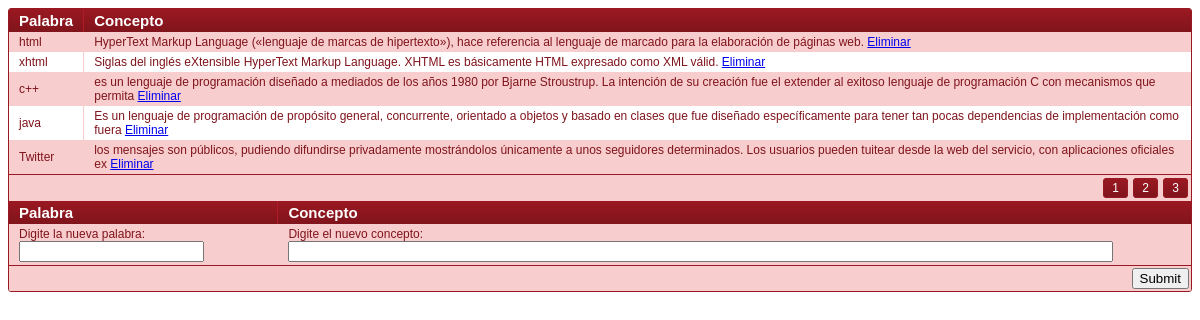
The app's page /index.php?NumPagina=2 with its own data.
### tables this page shows
CREATE TABLE IF NOT EXISTS `datos` (
  `nombre` varchar(20) NOT NULL,
  `concepto` varchar(200) NOT NULL
);

### tablas.php (the view)
<?php
	if(!$Con):
	else:
		if(!isset($_GET["NumPagina"])):
			$NumPagina=1;
			Llenar($Con,$NumPagina);
		else:
			$NumPagina=$_GET["NumPagina"];
			$NumPagina=(int)$NumPagina;
			Llenar($Con,$NumPagina);
		endif;
	endif;
function Llenar($Con, $NumPagina)
{
	$c=1;
	$NumeroPagina=($NumPagina-1)*5;
	$Consulta="SELECT * FROM DATOS LIMIT $NumeroPagina,5";
	$result=$Con->query($Consulta);
	while($row=mysqli_fetch_array($result)):
		if($c%2==0):
			?>
			<tr>
				<td><?php echo "$row[0]"; ?> </td>
				<td><?php echo "$row[1]"; ?> <a href="#"  onclick="Eliminar('<?php echo "$row[0]"; ?>');"> Eliminar</a></td>
			</tr>
			<?php
		else:
			?>
			<tr class="alt">
				<td><?php echo "$row[0]"; ?> </td>
				<td><?php echo "$row[1]"; ?> <a href="#" onclick="Eliminar('<?php echo "$row[0]"; ?>');"> Eliminar</a> </td>
			</tr>
			<?php
		endif;
	$c++;
	endwhile;
}
?>

### style.css (style rules this page uses)
.datagrid table td, .datagrid table th { padding: 3px 10px; }
.datagrid table tbody td { color: #80141C; border-left: 1px solid #F7CDCD;font-size: 12px;font-weight: normal; }
.datagrid table tbody .alt td { background: #F7CDCD; color: #80141C; }
.datagrid table tbody td:first-child { border-left: none; }
.datagrid table tbody tr:last-child td { border-bottom: none; }

### records on screen
datos: nombre "html", concepto "HyperText Markup Language («lenguaje de marcas de hipertexto»), hace referencia al lenguaje de marcado para la elaboración de páginas web."
datos: nombre "xhtml", concepto "Siglas del inglés eXtensible HyperText Markup Language. XHTML es básicamente HTML expresado como XML válid."
datos: nombre "c++", concepto "es un lenguaje de programación diseñado a mediados de los años 1980 por Bjarne Stroustrup. La intención de su creación fue el extender al exitoso lenguaje de programación C con mecanismos que permita"
datos: nombre "java", concepto "Es un lenguaje de programación de propósito general, concurrente, orientado a objetos y basado en clases que fue diseñado específicamente para tener tan pocas dependencias de implementación como fuera"
datos: nombre "Twitter", concepto "los mensajes son públicos, pudiendo difundirse privadamente mostrándolos únicamente a unos seguidores determinados. Los usuarios pueden tuitear desde la web del servicio, con aplicaciones oficiales ex"
